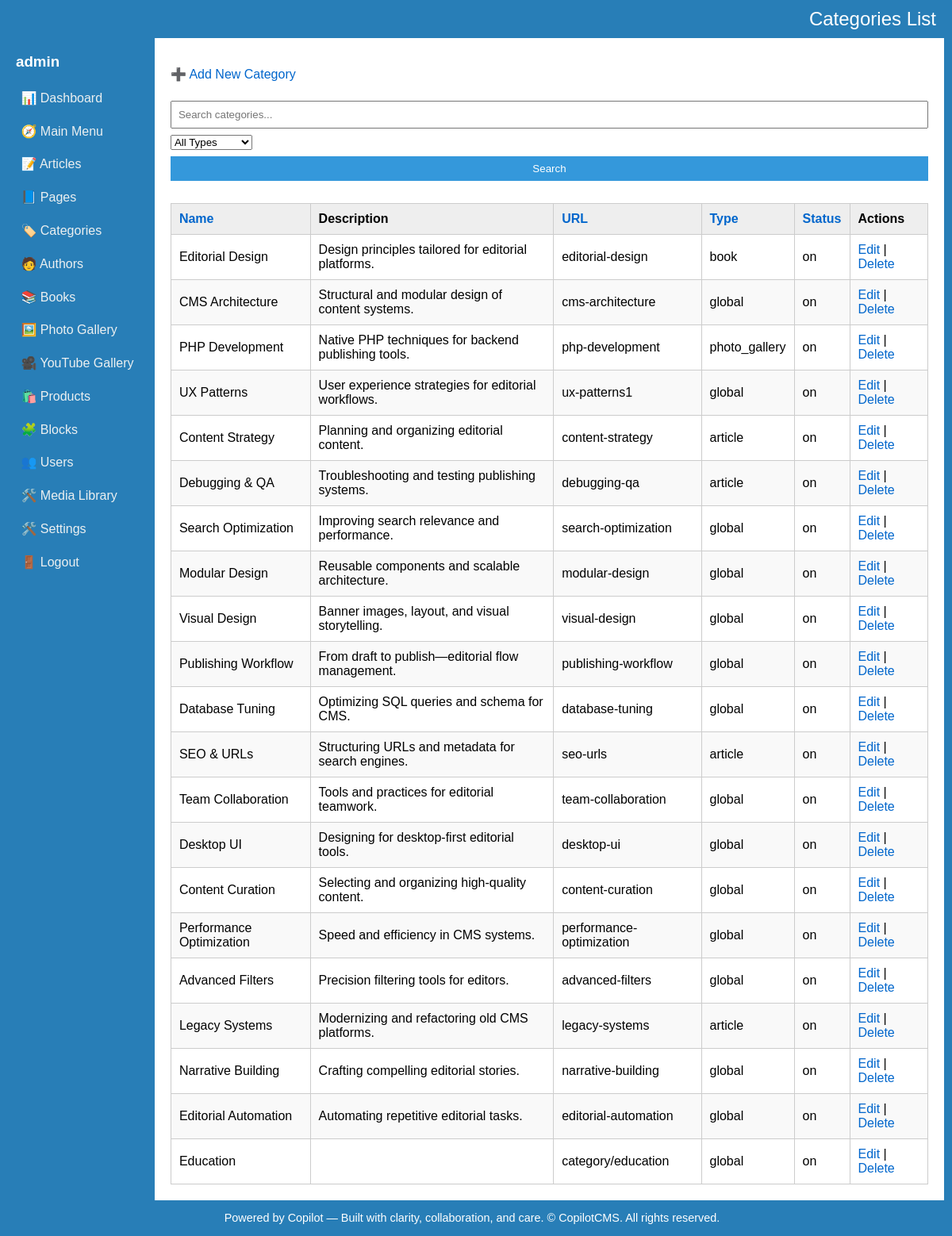
/admin/categories/list.php (signed in), run on an earlier commit of the app's database.
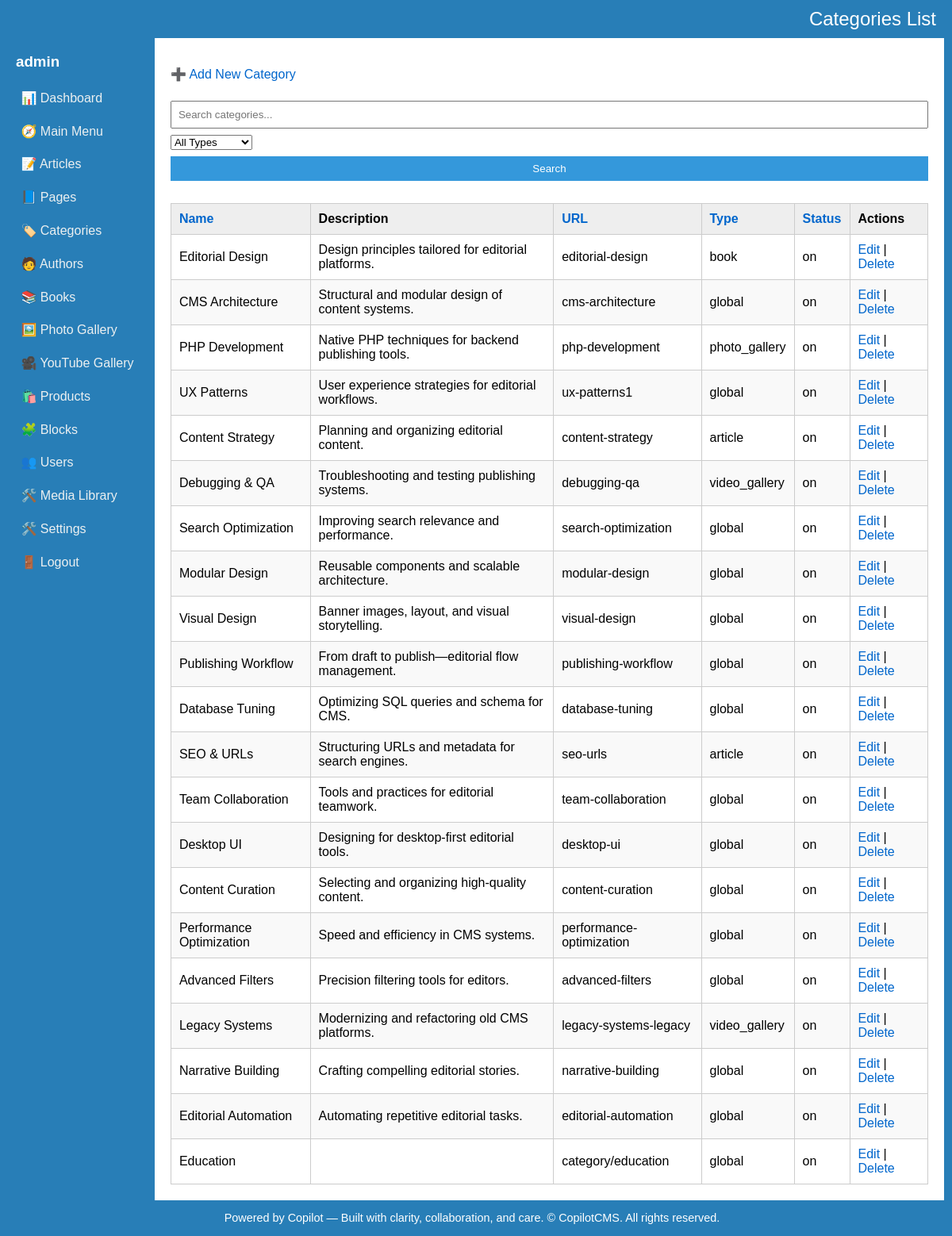
And on a later commit of the database.
### tables this page shows
CREATE TABLE IF NOT EXISTS `categories` (
  `key_categories` int(10) UNSIGNED NOT NULL AUTO_INCREMENT,
  `key_media_banner` int(10) UNSIGNED NOT NULL DEFAULT '0',
  `name` varchar(200) NOT NULL DEFAULT '',
  `description` varchar(1000) NOT NULL DEFAULT '',
  `url` varchar(200) NOT NULL DEFAULT '',
  `sort` smallint(6) NOT NULL DEFAULT '0',
  `status` varchar(3) NOT NULL DEFAULT '',
  `entry_date_time` timestamp NOT NULL DEFAULT CURRENT_TIMESTAMP,
  `category_type` enum('article','book','photo_gallery','video_gallery','global') NOT NULL DEFAULT 'global',
  PRIMARY KEY (`key_categories`)
);

### admin/categories/list.php (the view, shortened to what this page needs)
<?php
include '../db.php';
include '../layout.php';
?>
<p><a href="#" onclick="openModal()">➕ Add New Category</a></p>
<form method="get">
	<input type="text" name="q" placeholder="Search categories..." value="<?= htmlspecialchars($_GET['q'] ?? '') ?>">
	<select name="type" onchange="this.form.submit()">
		<option value="">All Types</option>
	</select>
	<input type="submit" value="Search">
</form>
<table>
  <thead>
    <tr>
      <th><?= sortLink('Name', 'name', $_GET['sort'] ?? '', $_GET['dir'] ?? '') ?></th>
      <th>Description</th>
      <th><?= sortLink('URL', 'url', $_GET['sort'] ?? '', $_GET['dir'] ?? '') ?></th>
	  <th><?= sortLink('Type', 'category_type', $_GET['sort'] ?? '', $_GET['dir'] ?? '') ?></th>
      <th><?= sortLink('Status', 'status', $_GET['sort'] ?? '', $_GET['dir'] ?? '') ?></th>
      <th>Actions</th>
    </tr>
  </thead>
  <tbody>
    <?php
	$sort = $_GET['sort'] ?? 'entry_date_time';
	$dir = $_GET['dir'] ?? 'desc';
	$allowedSorts = ['name', 'url', 'status', 'category_type'];
	if (!in_array($sort, $allowedSorts)) $sort = 'entry_date_time';
	$sql = "SELECT * FROM categories";
	$sql .= " ORDER BY $sort $dir";
    $result = $conn->query($sql);
    while ($row = $result->fetch_assoc()) {
      echo "<tr>
        <td>{$row['name']}</td>
        <td>{$row['description']}</td>
        <td>{$row['url']}</td>
		<td>{$row['category_type']}</td>
        <td>{$row['status']}</td>
        <td>
          <a href='#' onclick='editItem({$row['key_categories']}, \"get_category.php\", [\"name\",\"description\",\"url\",\"sort\",\"status\"]); return false;'>Edit</a> |
          <a href='delete.php?id={$row['key_categories']}' onclick='return confirm(\"Delete this category?\")'>Delete</a>
        </td>
      </tr>";
    }
    ?>
  </tbody>
</table>

What changed in the data, as far as the page shows it:
changed categories "Debugging & QA": category_type "article" → "video_gallery"
changed categories "Legacy Systems": url "legacy-systems" → "legacy-systems-legacy"; category_type "article" → "video_gallery"
